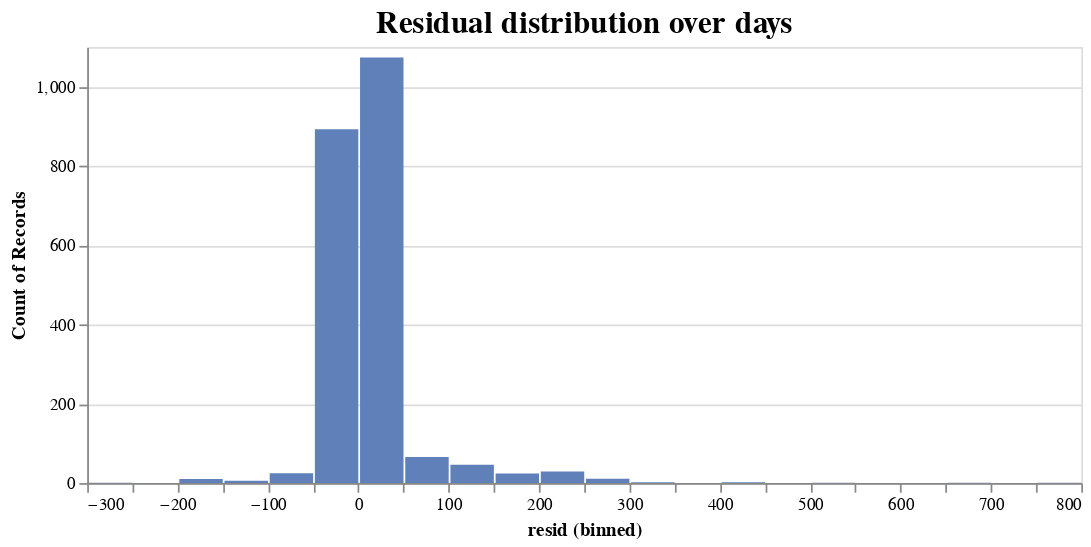

The code cell stored with this chart in its notebook:
### Code cell
base = alt.Chart(pd.DataFrame(res_days.resid))

std = base.mark_bar(interpolate="basis", color = '#5f80b8').encode(
    x=alt.X('resid', bin=alt.Bin(maxbins=40)),
    y=alt.Y('count()'))

alt.layer(std)\
    .properties(width=570, height=250)\
        .configure_title(fontSize=18)\
            .properties(title='Residual distribution over days')

### Figure 1 — Vega-Lite specification as saved in the notebook (floating-point values rounded to 4 significant figures; data arrays with more than 128 entries replaced by an {"elided": "..."} marker saying what was removed)
{"config": {"view": {"continuousWidth": 300, "continuousHeight": 300}, "title": {"fontSize": 18}}, "layer": [{"mark": {"type": "bar", "color": "#5f80b8", "interpolate": "basis"}, "encoding": {"x": {"bin": {"maxbins": 40}, "field": "resid", "type": "quantitative"}, "y": {"aggregate": "count", "type": "quantitative"}}}], "data": {"name": "data-9528f023ca702f1d05693b19a794427d"}, "height": 250, "title": "Residual distribution over days", "width": 570, "$schema": "https://vega.github.io/schema/vega-lite/v6.1.0.json", "datasets": {"data-9528f023ca702f1d05693b19a794427d": {"elided": "2192 records"}}}
